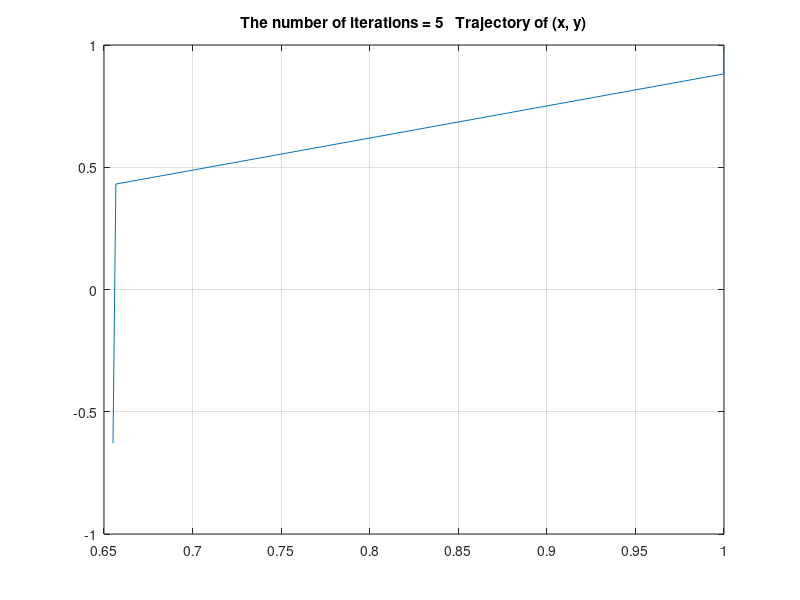
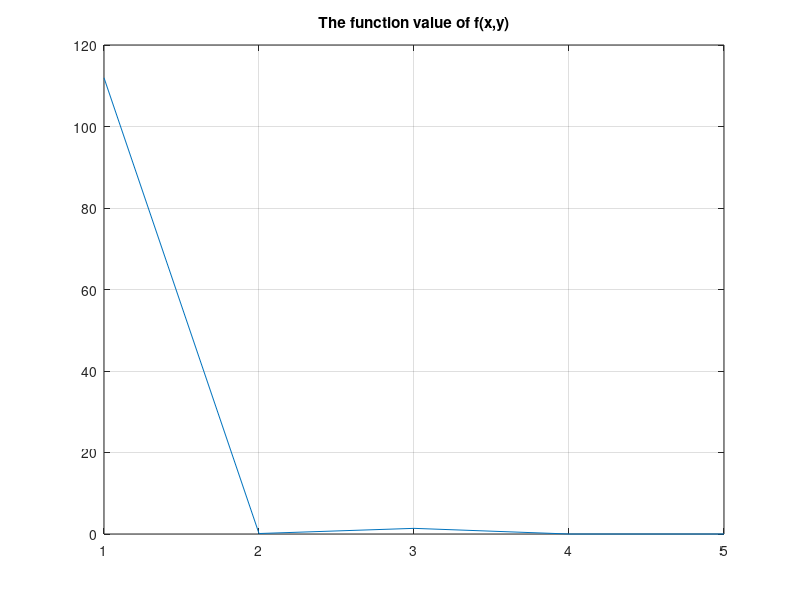

Write the MATLAB code that produced these figures, in order.
%%INPUT
clear all; close all;
i = 1; 
x(i) = rand(1)*2-1; 
y(i) = rand(1)*2-1; 
f(i) = (1-x(i))^2 + 100*(y(i)-x(i)^2)^2; 
learning_rate = 0.001; 

%%CACULATION
while f(i) > 1e-10
fx(i) = 2*x(i)-2+400*(x(i)^3-x(i)*y(i));
fy(i) = 200*(y(i)-x(i)^2);
H{i} = [1200*x(i)^2-400*y(i)+2 -400*x(i); -400*x(i) 200];
i = i + 1;
tmp = [x(i-1);y(i-1)] - inv(H{i-1})*[fx(i-1);fy(i-1)];
x(i) = tmp(1);
y(i) = tmp(2);
f(i) = (1-x(i))^2 + 100*(y(i)-x(i)^2)^2; 
end

%%PLOT
plot(x,y,'-');
grid on;
discription1 = sprintf('The number of iterations = %d   Trajectory of (x, y)',i);
title(discription1);
saveas(gcf,'Q1_3_1.jpg');

iteration=1:i;
figure;
plot (iteration,f(iteration),'-');
grid on;
discription2 = sprintf('The function value of f(x,y)');
title(discription2);
saveas(gcf,'Q1_3_2.jpg');
